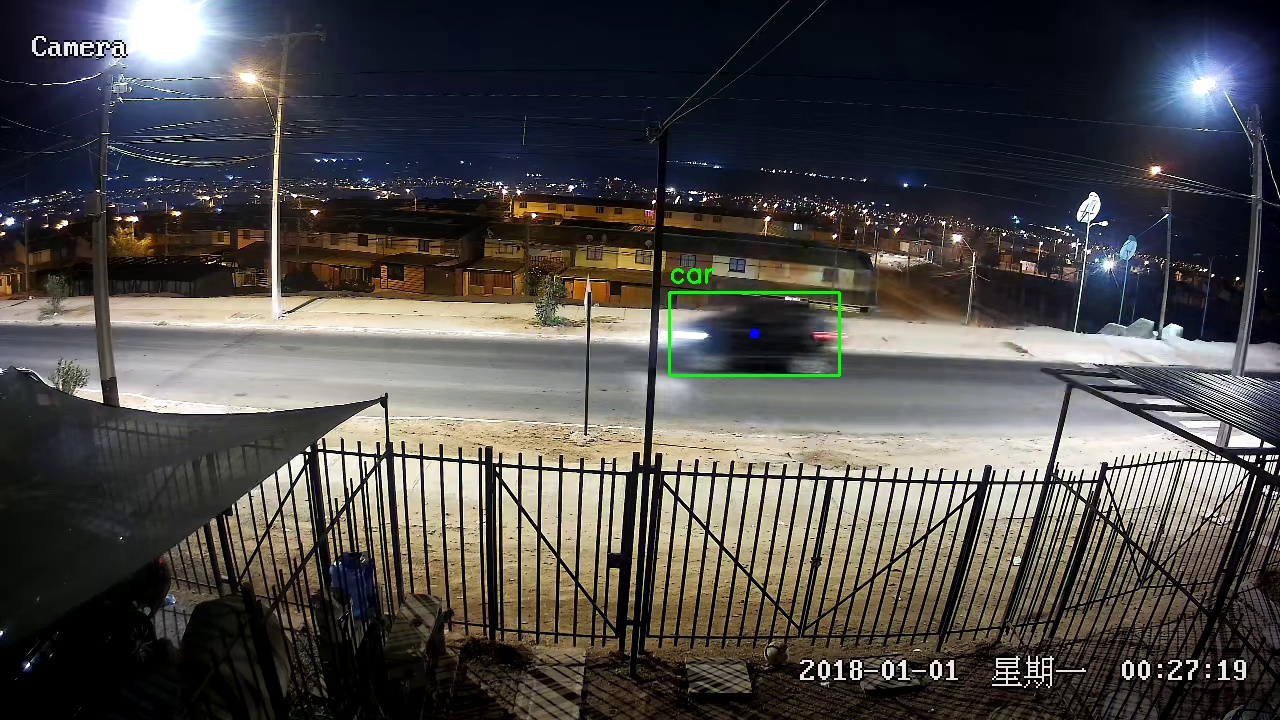
#> input picture vehiculo_centrado_1751698278.jpg, 1280 x 720 px
$ python -i lanes.py   (imports and definitions only)
#> lines starting #> are read from the running program, lines starting #| are printed output that depends on the picture; after the words box and inside, x2 and y2 are one past the last pixel; in counts of white or black regions, pixels touching at a corner belong together
#> further down, picture is the input picture: shape (720, 1280, 3); mean B, G, R 72.6, 74.5, 76.7
"""Detección de carriles mediante Canny + Hough Transform."""

import cv2
import numpy as np


class LaneDetector:
    """Detector de carriles usando Canny + Hough Transform."""

    def __init__(
        self,
        roi_vertices: np.ndarray | None = None,
        canny_low: int = 50,
        canny_high: int = 150,
        hough_rho: int = 2,
        hough_theta: float | None = None,
        hough_threshold: int = 50,
        min_line_length: int = 40,
        max_line_gap: int = 100,
    ):
        self.roi_vertices = roi_vertices
        self.canny_low = canny_low
        self.canny_high = canny_high
        self.hough_rho = hough_rho
        self.hough_theta = hough_theta if hough_theta is not None else np.pi / 180
        self.hough_threshold = hough_threshold
        self.hough_min_line_len = min_line_length
        self.hough_max_line_gap = max_line_gap

    def _roi_mask(self, img: np.ndarray, vertices: np.ndarray) -> np.ndarray:
        """Aplica máscara de ROI."""
        mask = np.zeros_like(img)
        cv2.fillPoly(mask, [vertices], (255,))
        return cv2.bitwise_and(img, mask)

    def _calculate_slope_intercept(self, line: np.ndarray) -> tuple[float, float]:
        """Calcula pendiente e intercepto."""
        x1, y1, x2, y2 = line
        if x2 - x1 == 0:
            return float("inf"), 0
        slope = (y2 - y1) / (x2 - x1)
        intercept = y1 - slope * x1
        return slope, intercept

    def _separate_lines(self, lines: np.ndarray) -> tuple[list, list]:
        """Separa líneas izquierda/derecha."""
        left_lines = []
        right_lines = []

        if lines is None:
            return left_lines, right_lines

        for line in lines:
            coords = line.reshape(4)
            x1, y1, x2, y2 = coords
            if abs(y2 - y1) < 10:
                continue
            slope, intercept = self._calculate_slope_intercept(coords)
            if abs(slope) < 0.3 or abs(slope) > 3:
                continue
            if slope < 0:
                left_lines.append((slope, intercept))
            else:
                right_lines.append((slope, intercept))

        return left_lines, right_lines

    def _average_lines(self, lines: list, y1: int, y2: int) -> np.ndarray | None:
        """Promedia líneas."""
        if not lines:
            return None
        slopes = np.array([line[0] for line in lines])
        intercepts = np.array([line[1] for line in lines])
        avg_slope = np.mean(slopes)
        avg_intercept = np.mean(intercepts)
        x1 = int((y1 - avg_intercept) / avg_slope)
        x2 = int((y2 - avg_intercept) / avg_slope)
        return np.array([x1, y1, x2, y2])

    def detect(self, frame: np.ndarray) -> tuple[np.ndarray | None, np.ndarray | None]:
        """Detecta carriles."""
        height, width = frame.shape[:2]
#> height = 720; width = 1280

        if self.roi_vertices is None:
            self.roi_vertices = np.array(
                [
                    [
                        (int(width * 0.1), height),
                        (int(width * 0.45), int(height * 0.6)),
                        (int(width * 0.55), int(height * 0.6)),
                        (int(width * 0.9), height),
                    ]
                ],
                dtype=np.int32,
            )

        gray = cv2.cvtColor(frame, cv2.COLOR_BGR2GRAY)
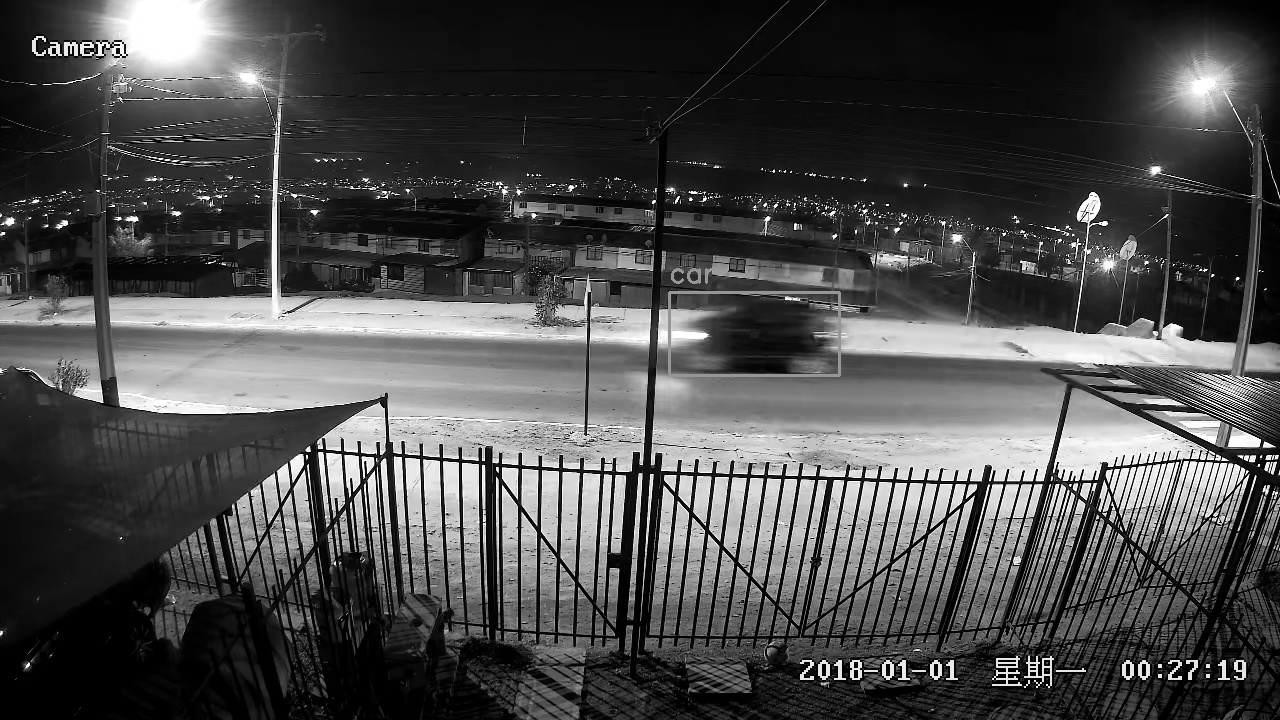
#> gray: shape (720, 1280); min 0, max 255, mean 75
        blur = cv2.GaussianBlur(gray, (5, 5), 0)
        edges = cv2.Canny(blur, self.canny_low, self.canny_high)
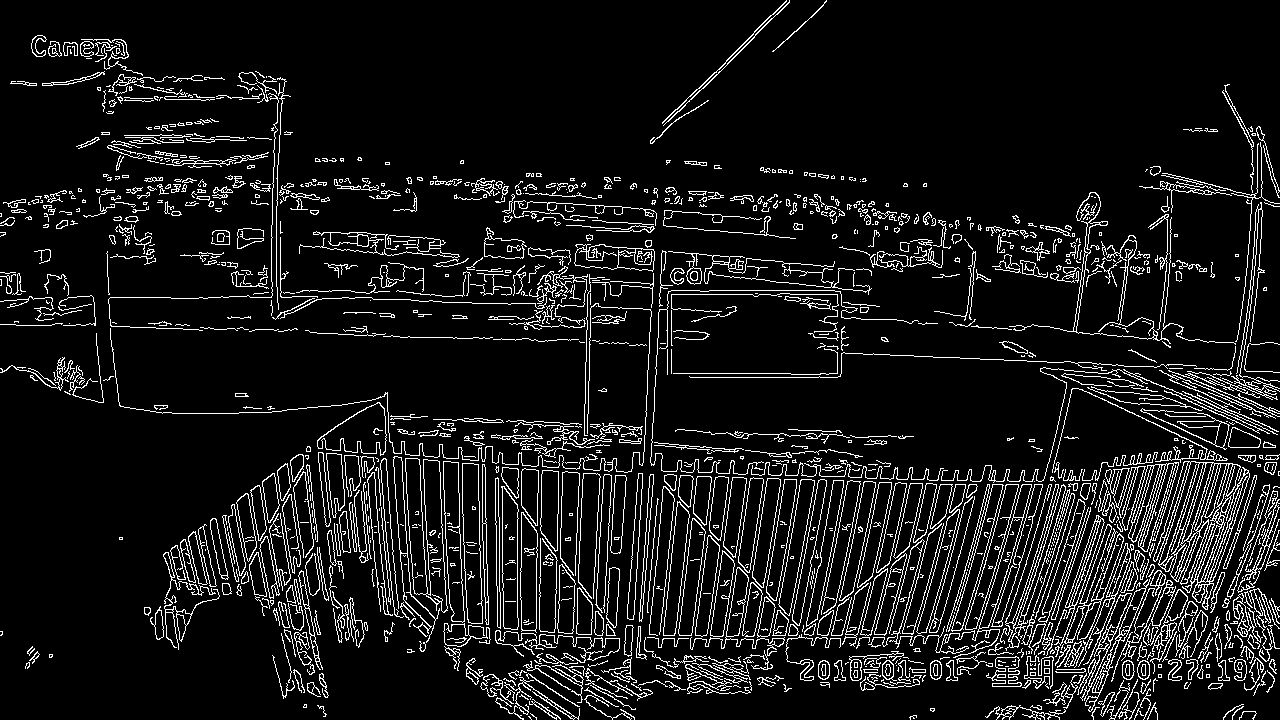
#> edges: shape (720, 1280); 9% white in thin lines or dots
        roi_edges = self._roi_mask(edges, self.roi_vertices)
#> in _roi_mask, `cv2.fillPoly(mask, [vertices], (255,))`:
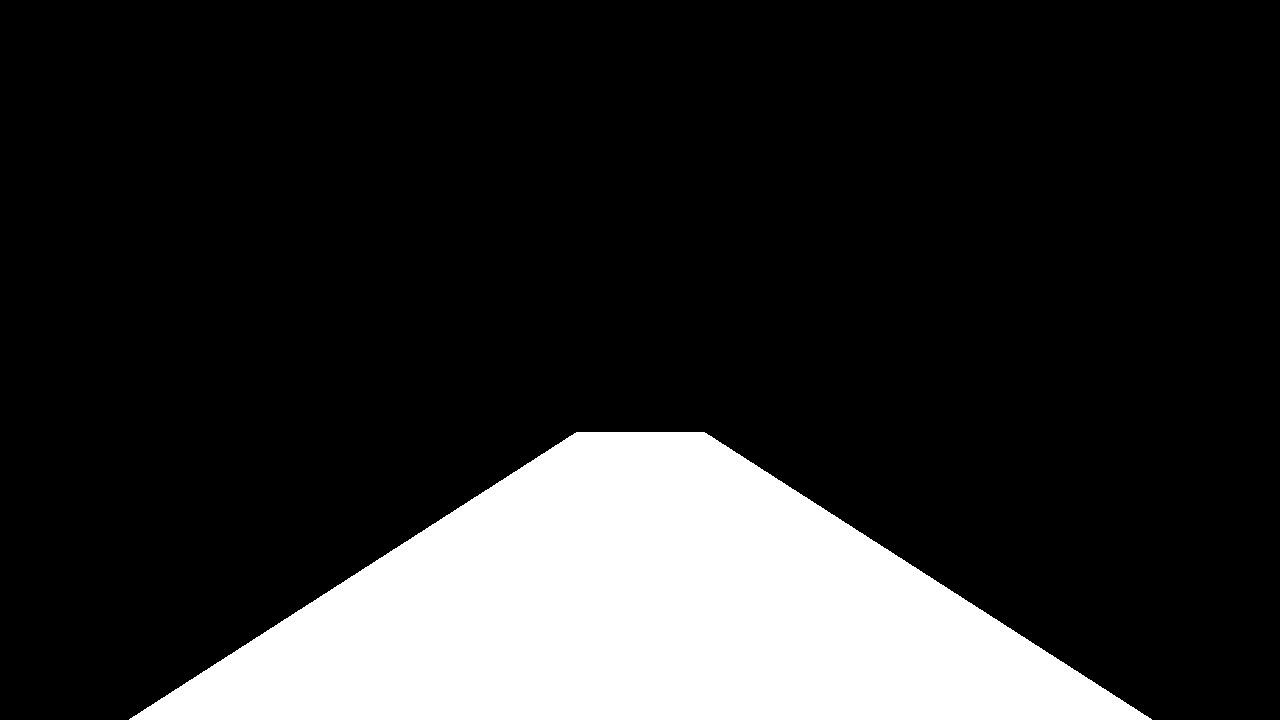
#> mask: shape (720, 1280); 18% white; 1 white region, box (x1, y1, x2, y2) and area: (129, 432, 1152, 720) 166048
#> in _roi_mask, `return cv2.bitwise_and(img, mask)`:
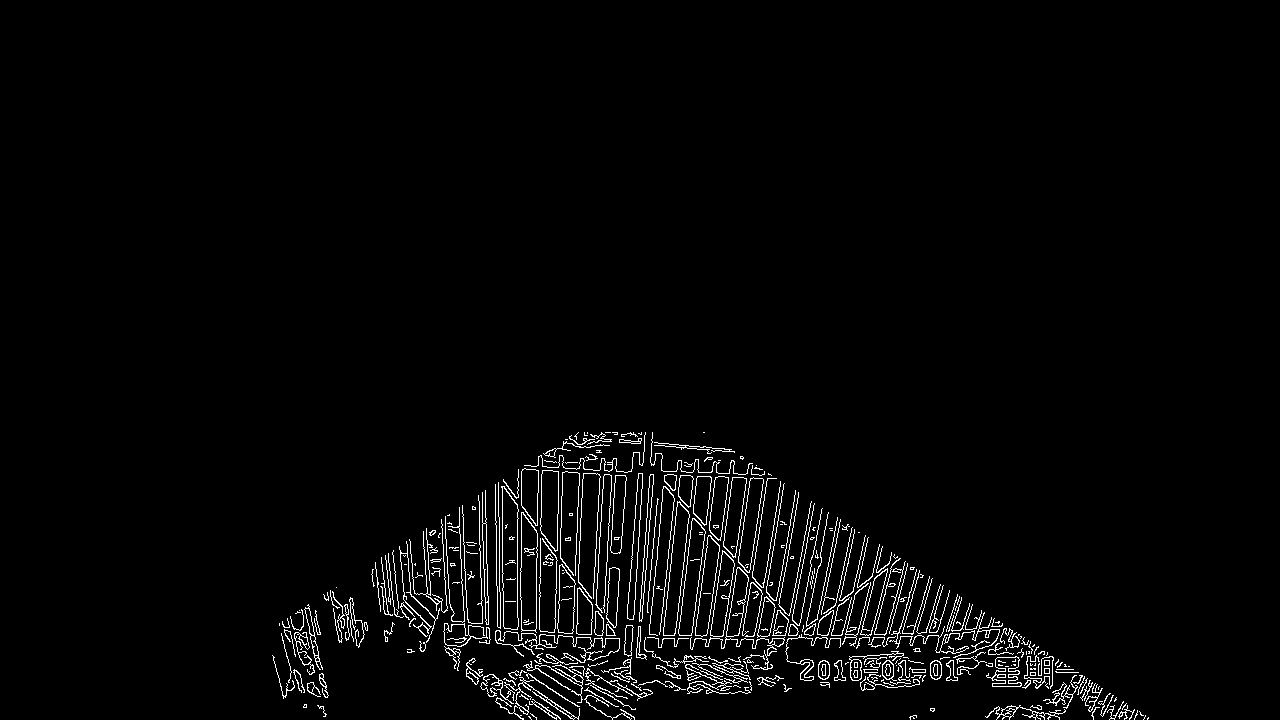
#> returned value: shape (720, 1280); 2.6% white in thin lines or dots, all inside (x1, y1, x2, y2) = (272, 432, 1149, 720)

        lines = cv2.HoughLinesP(
            roi_edges,
            self.hough_rho,
            self.hough_theta,
            self.hough_threshold,
            minLineLength=self.hough_min_line_len,
            maxLineGap=self.hough_max_line_gap,
        )
#> lines = 213 rows, first 6: [281, 635, 1018, 635], [293, 628, 1009, 628], [466, 671, 1056, 671], [287, 620, 993, 620], [279, 623, 1002, 623], [474, 683, 1095, 683]

        if lines is None:
            return None, None

        left_lines, right_lines = self._separate_lines(lines)
#> the loop in _separate_lines, `for line in lines:` made 213 passes
#> after the loop in _separate_lines, `for line in lines:`: left_lines = [(-0.726, 886.3), (-0.364, 717.9), (-0.404, 797.1), (-0.871, 932.8), (-0.809, 920.2), (-0.533, 761.1), (-0.839, 931.5)]; right_lines = [(0.404, 239.7), (0.532, 114.9), (0.384, 272.8), (0.445, 207.6), (0.672, 55.75), (0.577, 68)]
        y1, y2 = height, int(height * 0.6)
#> y1 = 720; y2 = 432
        left_lane = self._average_lines(left_lines, y1, y2)
#> in _average_lines, `slopes = np.array([line[0] for line in lines])`: slopes = [-0.726, -0.364, -0.404, -0.871, -0.809, -0.533, -0.839]
#> in _average_lines, `intercepts = np.array([line[1] for line in lines])`: intercepts = [886.3, 717.9, 797.1, 932.8, 920.2, 761.1, 931.5]
#> in _average_lines, `avg_slope = np.mean(slopes)`: avg_slope = -0.649
#> in _average_lines, `avg_intercept = np.mean(intercepts)`: avg_intercept = 849.6
#> in _average_lines, `x1 = int((y1 - avg_intercept) / avg_slope)`: x1 = 199
#> in _average_lines, `x2 = int((y2 - avg_intercept) / avg_slope)`: x2 = 642
#> left_lane = [199, 720, 642, 432]
        right_lane = self._average_lines(right_lines, y1, y2)
#> right_lane = [1115, 720, 541, 432]

        return left_lane, right_lane

    def draw_lanes(
        self,
        frame: np.ndarray,
        left_lane: np.ndarray | None,
        right_lane: np.ndarray | None,
    ) -> np.ndarray:
        """Dibuja carriles."""
        overlay = frame.copy()

        if left_lane is not None:
            x1, y1, x2, y2 = left_lane
            cv2.line(overlay, (x1, y1), (x2, y2), (0, 255, 255), 8)

        if right_lane is not None:
            x1, y1, x2, y2 = right_lane
            cv2.line(overlay, (x1, y1), (x2, y2), (0, 255, 255), 8)

        if left_lane is not None and right_lane is not None:
            x1_l, y1_l, x2_l, y2_l = left_lane
            x1_r, y1_r, x2_r, y2_r = right_lane
            pts = np.array([[x1_l, y1_l], [x2_l, y2_l], [x2_r, y2_r], [x1_r, y1_r]], dtype=np.int32)
            cv2.fillPoly(overlay, [pts], (0, 255, 0))
            cv2.addWeighted(overlay, 0.3, frame, 0.7, 0, frame)

        if left_lane is not None:
            x1, y1, x2, y2 = left_lane
            cv2.line(frame, (x1, y1), (x2, y2), (0, 255, 255), 3)

        if right_lane is not None:
            x1, y1, x2, y2 = right_lane
            cv2.line(frame, (x1, y1), (x2, y2), (0, 255, 255), 3)

        return frame

>>> import cv2
>>> picture = cv2.imread('../vehiculo_centrado_1751698278.jpg')
>>> result = LaneDetector().detect(picture)
#> result = ([199, 720, 642, 432], [1115, 720, 541, 432])

$ run again, on vehiculo_centrado_1751698550.jpg
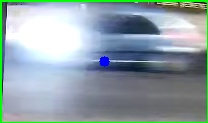
#> input picture vehiculo_centrado_1751698550.jpg, 208 x 123 px
#> picture is the input picture: shape (123, 208, 3); mean B, G, R 166.8, 161.3, 143.4
#> in detect, `edges = cv2.Canny(blur, self.canny_low, self.canny_high)`:
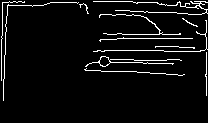
#> edges: shape (123, 208); 5.4% white in thin lines or dots, all inside (x1, y1, x2, y2) = (1, 1, 208, 101)
#> in _roi_mask, `cv2.fillPoly(mask, [vertices], (255,))`:
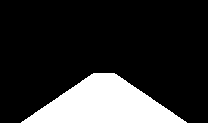
#> mask: shape (123, 208); 18.5% white; 1 white region, box (x1, y1, x2, y2) and area: (21, 73, 187, 123) 4723
#> lines = None
